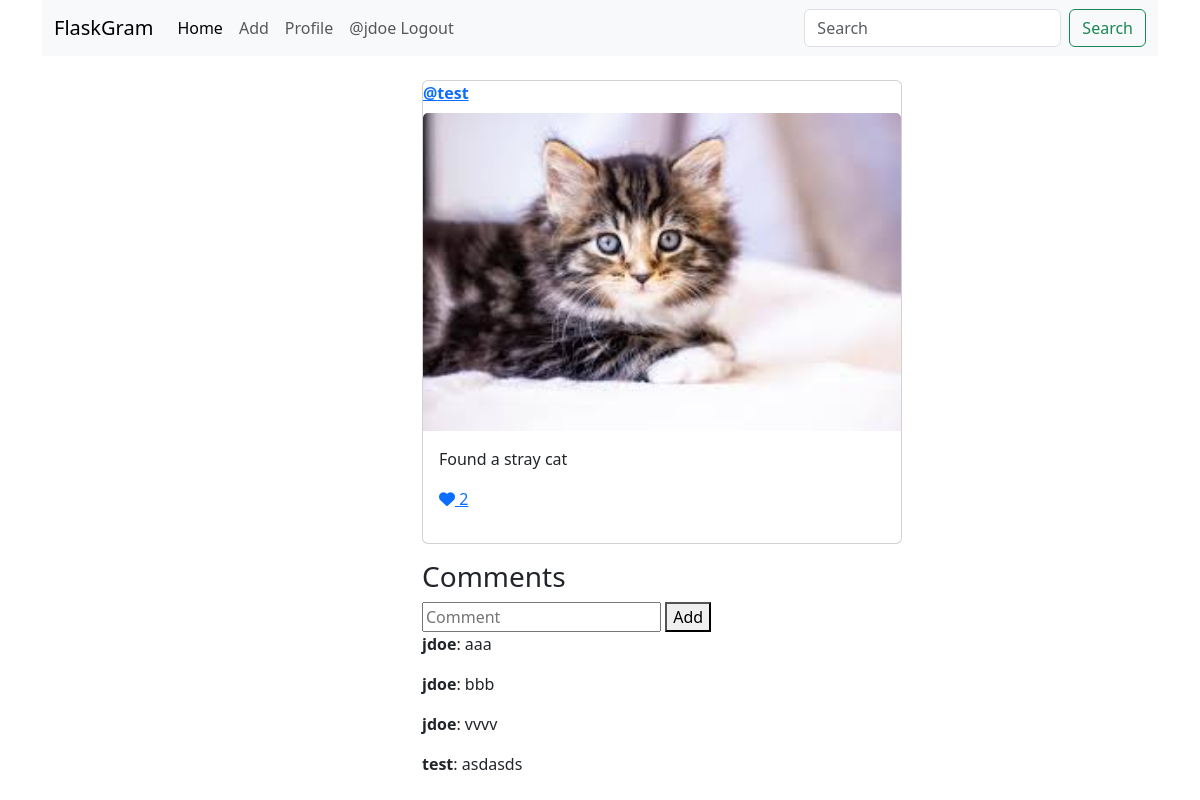
Page /post/4 (signed in) on the committed database.
### tables this page shows
CREATE TABLE users (
    id INTEGER PRIMARY KEY AUTOINCREMENT,
    username TEXT UNIQUE NOT NULL,
    password TEXT NOT NULL,
    description TEXT, 
    created_at TIMESTAMP NOT NULL
);

CREATE TABLE posts (
    id INTEGER PRIMARY KEY AUTOINCREMENT,
    content TEXT NOT NULL,
    image TEXT NOT NULL,
    created_at TIMESTAMP NOT NULL, 
    users_id INTEGER NOT NULL, likes integer default 0,
    FOREIGN KEY (users_id) REFERENCES users (id) 
);

CREATE TABLE comments (
    id INTEGER PRIMARY KEY AUTOINCREMENT,
    content TEXT NOT NULL,
    users_id INTEGER NOT NULL, 
    posts_id INTEGER NOT NULL,
    created_at TIMESTAMP NOT NULL,
    FOREIGN KEY (users_id) REFERENCES users (id), 
    FOREIGN KEY (posts_id) REFERENCES posts (id)
);

### app.py (the view)
@app.route('/post/<int:pid>')
def view_post(pid):
    db = get_db_connection()
    post = db.execute("""SELECT p.id, p.content, p.image, p.created_at, u.username, p.users_id, p.likes
                       FROM posts p JOIN users u ON u.id=p.users_id
                       WHERE p.id=?""", (pid,)).fetchone()
    comments = db.execute("""SELECT c.id, c.content, u.username  FROM comments c
                          JOIN users u ON c.users_id=u.id
                          WHERE posts_id=?""",
                          (pid,)).fetchall()
    return render_template('post.html', post=post, comments=comments)

### app.py (called while the page is built)
def get_db_connection():
    if 'db' not in g:
        g.db = sqlite3.connect(app.config['DATABASE'])
        g.db.row_factory = sqlite3.Row
    return g.db

@app.before_request
def load_logged_in_user():
    user_id = session.get('user_id')
    if user_id is None:
        g.user = None
    else:
        db = get_db_connection()
        g.user = db.execute("SELECT * FROM users WHERE id=?", (user_id,)).fetchone()

### templates/post.html (shortened to what this page needs)
{% extends 'base.html' %}
{% block content %}
<div class="row">
    <div class="col-md-4 mx-auto">
        <div class="card mb-3" style="width: 30rem;">
                    <b class="mb-2"><a href="/user/{{ post['users_id'] }}">@{{ post['username'] }}</a></b>
                    <img src="/static/uploads/{{ post['image'] }}" class="card-img-top" alt="...">
                <div class="card-body">
                    <p class="card-text">{{ post['content'] }}</p>
                    <p>{% if g.user %}<a href="/like/{{ post['id'] }}">{% endif %}
                    {% if post['likes'] > 0 %}
                    <i class="fa-solid fa-heart"></i>
                    {% else %}
                    <i class="fa-regular fa-heart"></i>
                    {% endif %}
                    {{ post['likes'] }}
                    {% if g.user %}</a>{% endif %}</p>
                </div>
            </div>
        <div>
            <h3>Comments</h3>
            {% if g.user %}
                <form method="post" action="/add/comment">
                    <input type="text" name="new_comment" placeholder="Comment" />
                    <button type="submit">Add</button>
                </form>
            {% endif %}
            {% for com in comments %}
                <p><b>{{ com['username'] }}</b>: {{ com['content'] }}</p>
            {% endfor %}
        </div>
    </div>
</div>
{% endblock %}

### templates/base.html (shortened to what this page needs)
<!DOCTYPE html>
<html lang="en">
<head>
    <link href="https://cdn.jsdelivr.net/npm/bootstrap@5.3.6/dist/css/bootstrap.min.css" rel="stylesheet">
    <link rel="stylesheet" href="https://cdnjs.cloudflare.com/ajax/libs/font-awesome/6.7.2/css/all.min.css" />
</head>
<body>
    <div class="container">
        <nav class="navbar navbar-expand-lg bg-body-tertiary">
            <div class="container-fluid">
                <a class="navbar-brand" href="#">FlaskGram</a>
                <div class="collapse navbar-collapse" id="navbarSupportedContent">
                <ul class="navbar-nav me-auto mb-2 mb-lg-0">
                    <li class="nav-item">
                    <a class="nav-link active" aria-current="page" href="/">Home</a>
                    </li>
                    {% if g.user %}
                    <li class="nav-item">
                    <a class="nav-link" href="/create">Add</a>
                    </li>
                    <li class="nav-item">
                    <a class="nav-link" href="/profile">Profile</a>
                    </li>
                    <li class="nav-item">
                    <a class="nav-link" href="/logout">@{{ g.user['username'] }} Logout</a>
                    </li>
                    {% endif %}
                </ul>
                <form class="d-flex" role="search" action="/search" method="post">
                    <input name="search_term" class="form-control me-2"
                    type="search" placeholder="Search" aria-label="Search" />
                    <button class="btn btn-outline-success" type="submit">Search</button>
                </form>
                </div>
            </div>
        </nav>
        <div class="mt-4">
            {% block content %}{% endblock %}
        </div>
    </div>
</body>
</html>

### rows in the picture
users: user.username "jdoe"
users: username "test"
posts: image (picture), content "Found a stray cat", likes "2"
comments: username "jdoe", content "aaa"
comments: username "jdoe", content "bbb"
comments: username "jdoe", content "vvvv"
comments: username "test", content "asdasds"
